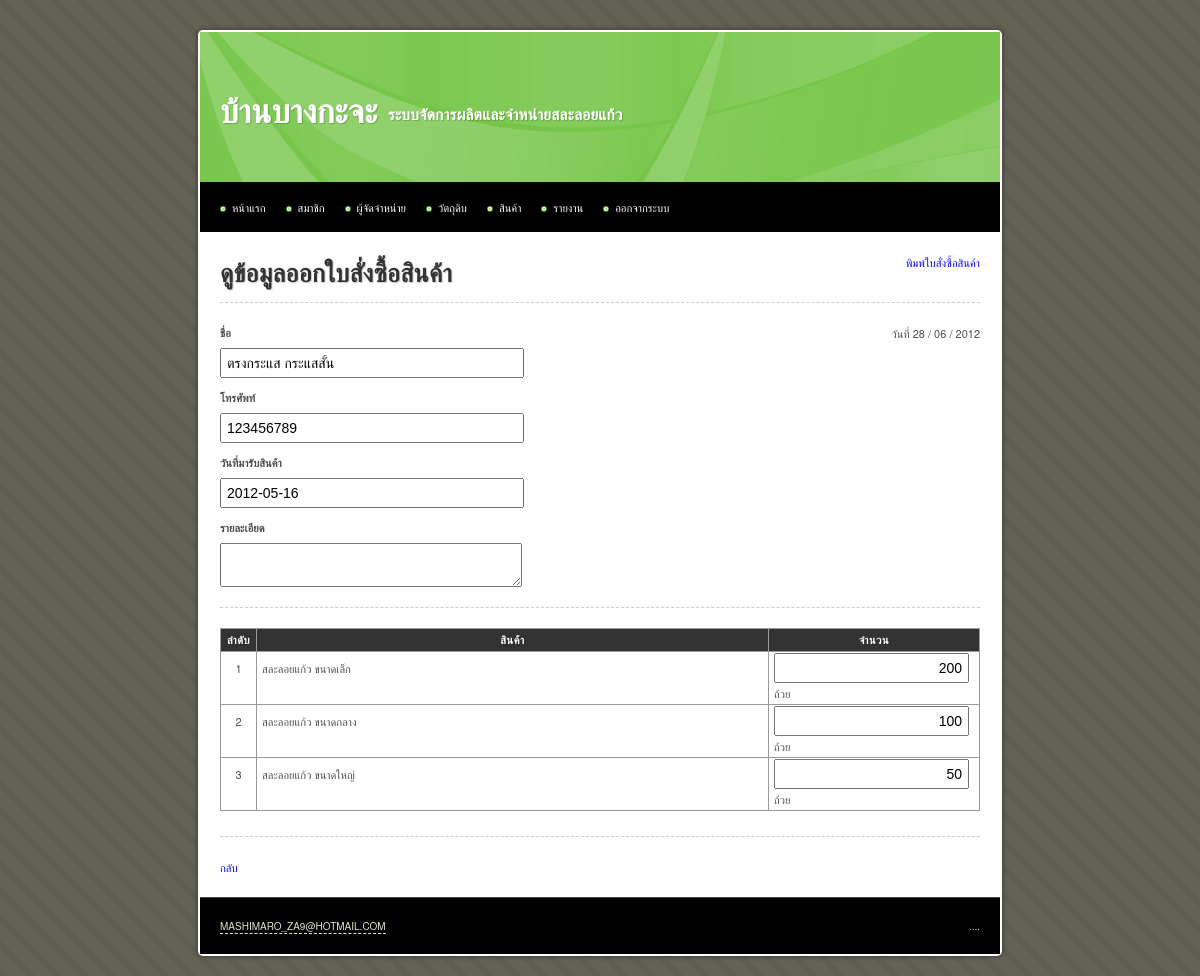
Screenshot of /main/product_order_read.php?id=7 (signed in) with the database file from the repository.
### tables this page shows
CREATE TABLE IF NOT EXISTS `product_order` (
  `id` int(10) unsigned NOT NULL AUTO_INCREMENT,
  `orderer` varchar(255) NOT NULL,
  `tel` varchar(255) NOT NULL,
  `description` text,
  `is_receive` tinyint(1) unsigned NOT NULL DEFAULT '0' COMMENT '0 = ยังไม่ได้รับ, 1 = รับแล้ว',
  `is_produced` tinyint(1) unsigned NOT NULL DEFAULT '0' COMMENT '0 = ยังไม่ได้ผลิต, 1 = ผลิตแล้ว',
  `date_receive` date NOT NULL,
  `date_create` date NOT NULL,
  `date_update` timestamp NOT NULL DEFAULT CURRENT_TIMESTAMP ON UPDATE CURRENT_TIMESTAMP,
  PRIMARY KEY (`id`)
);

CREATE TABLE IF NOT EXISTS `product_order_item` (
  `id_order` int(10) unsigned NOT NULL,
  `id_product` int(10) unsigned NOT NULL,
  `quantity` int(10) unsigned NOT NULL,
  `quantity_received` int(10) unsigned NOT NULL DEFAULT '0',
  PRIMARY KEY (`id_order`,`id_product`),
  KEY `FK_product_order_item_product` (`id_product`),
  CONSTRAINT `FK_product_order_item_product` FOREIGN KEY (`id_product`) REFERENCES `product` (`id`) ON DELETE CASCADE ON UPDATE CASCADE,
  CONSTRAINT `FK_product_order_item_product_order` FOREIGN KEY (`id_order`) REFERENCES `product_order` (`id`) ON DELETE CASCADE ON UPDATE CASCADE
);

CREATE TABLE IF NOT EXISTS `product` (
  `id` int(10) unsigned NOT NULL AUTO_INCREMENT,
  `name` varchar(255) NOT NULL,
  `description` text,
  `weight` int(10) NOT NULL,
  `unit` varchar(255) NOT NULL,
  `image` varchar(255) DEFAULT NULL,
  `manufacture_min` int(10) unsigned NOT NULL,
  `manufacture_max` int(10) unsigned NOT NULL,
  `stock_max` int(10) unsigned NOT NULL,
  `labour_min` int(10) unsigned NOT NULL,
  `order_min` int(10) unsigned NOT NULL,
  `unit_per_labour` int(10) unsigned NOT NULL,
  `total` int(10) unsigned NOT NULL DEFAULT '0',
  `price_retail` int(10) unsigned NOT NULL,
  `price_wholesale` int(10) unsigned NOT NULL,
  `date_create` datetime NOT NULL,
  `date_update` timestamp NOT NULL DEFAULT CURRENT_TIMESTAMP ON UPDATE CURRENT_TIMESTAMP,
  PRIMARY KEY (`id`)
);

### main/product_order_read.php (the view, shortened to what this page needs)
<?php
$sql = 'SELECT * FROM product_order WHERE id = "'.$_GET['id'].'"';
$query = mysql_query($sql) or die(mysql_error());
$data = mysql_fetch_array($query);
?>
<!DOCTYPE html PUBLIC "-//W3C//DTD XHTML 1.0 Transitional//EN" "http://www.w3.org/TR/xhtml1/DTD/xhtml1-transitional.dtd">
<html xmlns="http://www.w3.org/1999/xhtml">
<head>
<?php include("inc.css.php"); ?>
</head>
<body>
<div id="container">
	<?php include("inc.header.php"); ?>
	<div id="content">
		<a href="product_order_print.php?id=<?php echo $_GET['id']; ?>" class="float_r">พิมพ์ใบสั่งซื้อสินค้า</a>
		<h1>ดูข้อมูลออกใบสั่งซื้อสินค้า</h1>
		<hr>
		<div class="float_r">วันที่ <?php echo date('d / m / Y'); ?></div>
		<form method="post" enctype="multipart/form-data">
			<label for="orderer">ชื่อ</label>
			<input id="orderer" name="orderer" type="text" value="<?php echo $data['orderer']; ?>" readonly="readonly" />
			<label for="tel">โทรศัพท์</label>
			<input id="tel" name="tel" type="text" value="<?php echo $data['tel']; ?>" readonly="readonly" />
			<label for="date_receive">วันที่มารับสินค้า</label>
			<input id="date_receive" name="date_receive" class="datepicker" type="text" value="<?php echo $data['date_receive']; ?>" readonly="readonly" />
			<label for="description">รายละเอียด</label>
			<textarea name="description" readonly="readonly"><?php echo $data['description']; ?></textarea>
			<hr />
			<table>
				<tr>
					<th width="25">ลำดับ</th>
					<th>สินค้า</th>
					<th>จำนวน</th>
				</tr>
				<?php
				$sql = 'SELECT *
						FROM product_order_item
						LEFT JOIN product
						ON product_order_item.id_product = product.id
						WHERE product_order_item.id_order = '.$_GET['id'];
				$query = mysql_query($sql) or die(mysql_error());
				$loop = 1;
				while($data = mysql_fetch_assoc($query)):
				?>
				<tr>
					<td align="center"><?php echo $loop; ?></td>
					<td><?php echo $data['name']; ?></td>
					<td width="200"><input type="text" name="quantity[<?php echo $data['id']; ?>]" class="right" value="<?php echo $data['quantity'] ?>" readonly="readonly" /> <?php echo $data['unit']; ?></td>
				</tr>
				<?php
				$loop++;
				endwhile;
				?>
			</table>
		</form>
		<hr style="margin-top:25px" />
		<a href="product_order.php">กลับ</a>
	</div>
	<?php include("inc.footer.php"); ?>
</div>
</body>
</html>

### iic_tools/css/iic_layout.css (style rules this page uses)
html, body, div, span, applet, object, iframe, h1, h2, h3, h4, h5, h6, p, blockquote, pre, a, abbr, acronym, address, big, cite, code, del, dfn, em, font, img, ins, kbd, q, s, samp, small, strike, strong, sub, sup, tt, var, b, u, i, center, dl, dt, dd, ol, ul, li, fieldset, form, label, legend, table, caption, tbody, tfoot, thead, tr, th, td { margin:0; padding:0; border:0; outline:0; font-size:100%; vertical-align:baseline; background:transparent }
table { border-collapse:collapse; border-spacing:0 }
body { font: 14px/1.5 'Microsoft Sans Serif', 'Helvetica Neue', Arial, 'Liberation Sans', FreeSans, sans-serif }
hr { border:0 #ccc solid; border-top-width:1px; clear:both; height:0 }
h1 { font-size:25px }
p, dl, hr, h1, h2, h3, h4, h5, h6, h7, ol, ul, pre, table, address, fieldset { margin-bottom:20px }
label { display: block; font-weight: bold; margin: 10px 0px 5px 0px; text-shadow:0 1px 0 white; }
form input[type=text], form input[type=password], form textarea, form select { padding: 5px; font-size: 14px; }

### iic_tools/css/iic_style.css (style rules this page uses)
.float_r { float: right; }
.right { text-align: right; }
a:link { color: #00F; text-decoration: none; }

### css/style.css (style rules this page uses)
body { margin: 30px 0px 20px 0px; padding: 0; background: #D7D7BD url(../images/img01.png) repeat; text-align: justify; line-height: 20px; font-size: 11px; color: #4C4C4C; }
h1, h2, h3, h4, h5, h6, th, b, strong { color: #333; letter-spacing: 0.25px; text-shadow: 1px 1px 1px rgba(0, 0, 0, 0.2); -moz-text-shadow: 1px 1px 1px rgba(0, 0, 0, 0.2); -webkit-text-shadow: 1px 1px 1px rgba(0, 0, 0, 0.2); }
hr { border-style: dashed; }
#container { background: #FFF; display: table; width: 800px; margin: auto; padding: 2px; border-radius: 5px; -moz-border-radius: 5px; -webkit-border-radius: 5px; box-shadow: 0px 0px 5px #333; -moz-box-shadow: 0px 0px 5px #333; -webkit-box-shadow: 0px 0px 5px #333; }
#content { background: #FFF; padding: 20px; }
#content h1 { margin-top: 10px; }
form input[type=text], form input[type=password], form textarea { min-width: 290px; }
table { border: 1px solid #000; border-collapse: collapse; width: 100% }
table td, table th { padding: 1px 5px; border: 1px solid #999; border-collapse: collapse; }
table th { background-color: #333; border: 1px solid #999; color: #FFF; text-align: center; letter-spacing: 0.5px; }

### main/product_order_read.php (style rules this page uses)
input[type=text].right { min-width: 50px; }
form hr { margin-top: 20px; }

### rows the page displays
product_order: orderer "ตรงกระแส กระแสสั้น", tel "123456789", date_receive "2012-05-16"
product_order_item: id_product.name "สละลอยแก้ว ขนาดเล็ก", quantity "200", id_product.unit "ถ้วย"
product_order_item: id_product.name "สละลอยแก้ว ขนาดกลาง", quantity "100", id_product.unit "ถ้วย"
product_order_item: id_product.name "สละลอยแก้ว ขนาดใหญ่", quantity "50", id_product.unit "ถ้วย"
